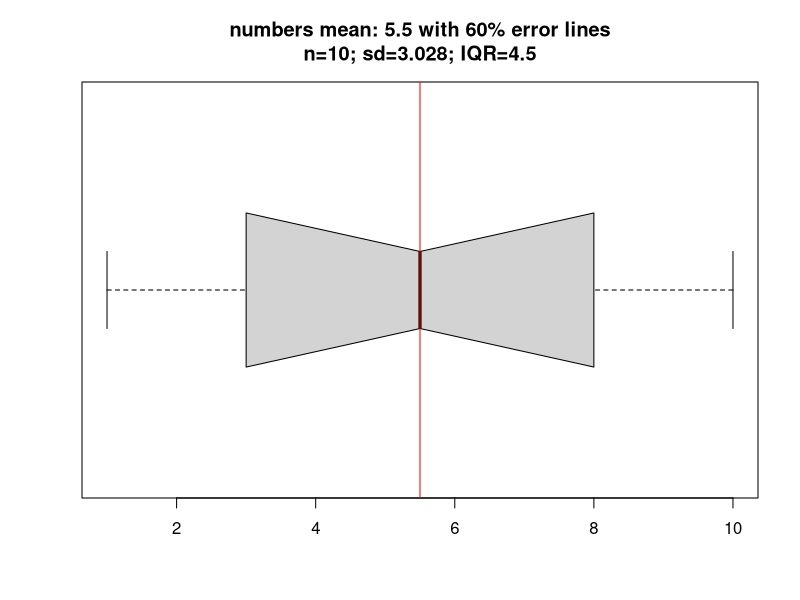
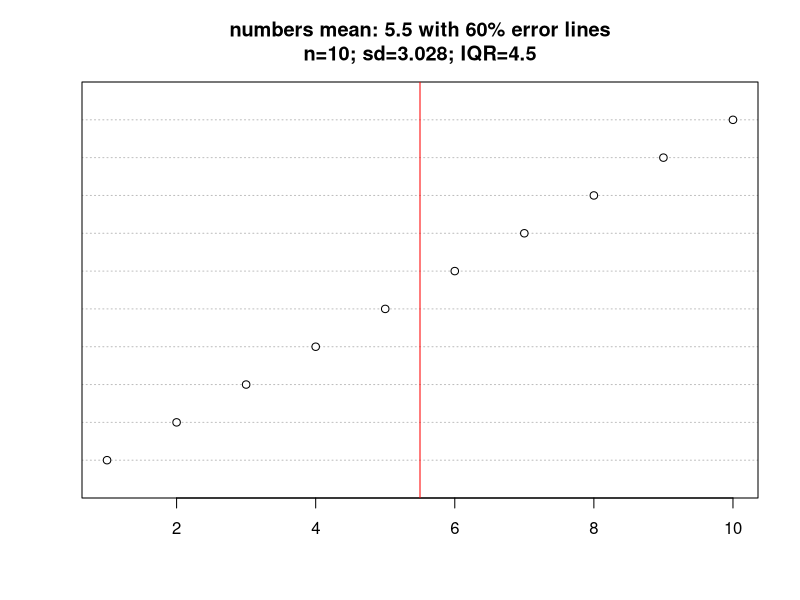
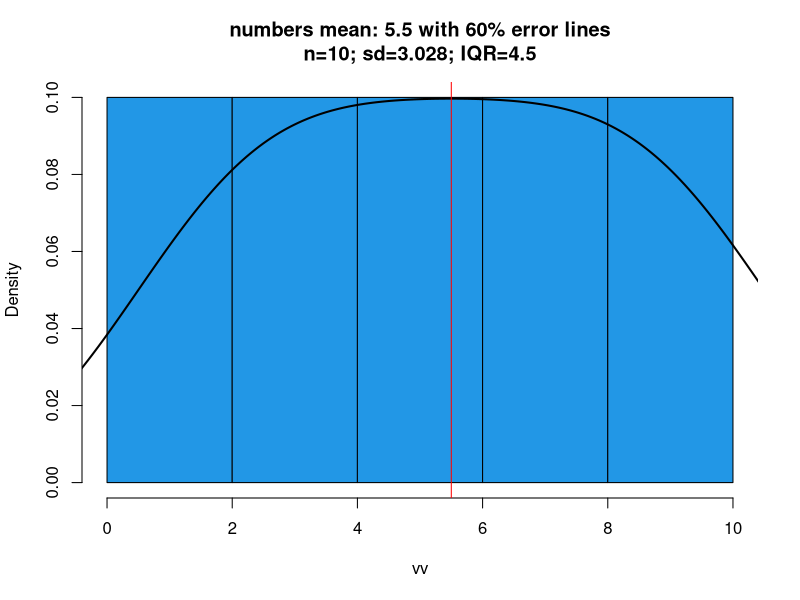
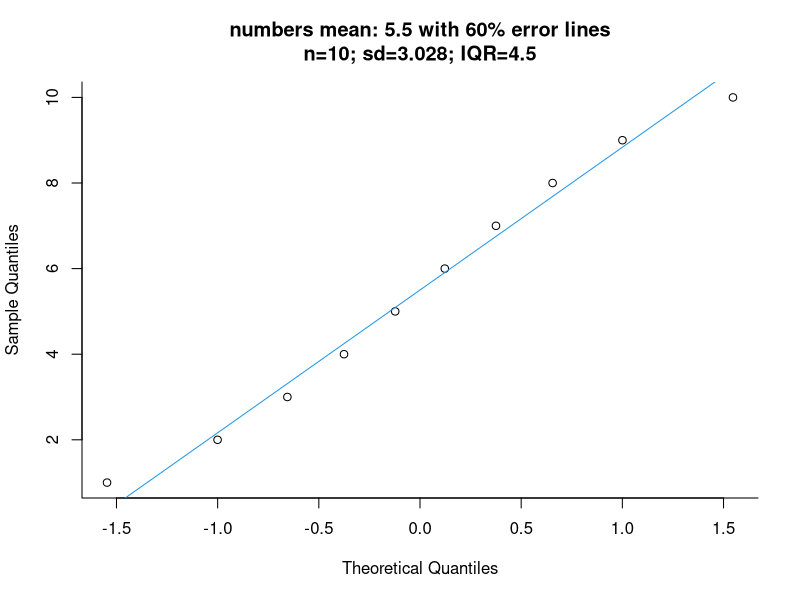

Recreate these plots in R, in order.

gc()
start_time <- Sys.time()

folder <- r"[C:\Users\kelvi\Desktop\xyz]"
output_folder <- r"[C:\Users\kelvi\Desktop\xyz\Graphs]"

folder_locations <- c(folder, output_folder)

# check output folder exists
for (folder_location in folder_locations){
  if (!file.exists(paste(folder_location,sep=""))){
    dir.create(file.path(paste(folder_location,sep="")), recursive=TRUE) # recursive to also build any sub-folders
  }
}

##################################################

number_format <- function(num){
  if (is.na(num)){
    digits <- 0
  }
  else if (num > 0){
    digits <- floor(log10(num)) + 1
  }
  else if (num == 0){
    digits <- 1
  }
  else{
    digits <- floor(log10(abs(num))) + 1
  }
  
  if (digits > 3 | digits < 0){
    value <- formatC(num, format = "e", digits = 2)
    value <- sprintf("%.1e", num)
  }
  else if (digits <= 3 & !is.na(num)){
    value <- format(num, digits=2)
  }
  else {
    value <- 0
  }
  return (value)
}

##################################################

data <- 1:10#c(1,2,3,4,5,6,7,8,9,10)
typer <- rep(c("a","b"),times=5)#c("a","b","a","b","a","b","a","b","a","b")

# make a dataframe
df <- data.frame(data=data, type=typer)

# or read.csv
#df <- read.csv(file, stringsAsFactors=FALSE)

# write data summary
varsum <- summary(df)#data.frame(sapply(df, function(x) c(summary(x))))#, type = class(x)))
write.csv(varsum, file = paste(folder,"\\",'varsum.csv',sep=""),row.names=FALSE)

# rename columns
colnames(df)[1] <- "numbers"
colnames(df)[2] <- "letters"

df[[1]] <- as.integer(df[[1]])

# make date column
df$dater <- as.Date(df$numbers, origin="1970-01-01")

###################################################

# group by methods
dfx <- aggregate(numbers~letters, data=df, FUN=sum)

dfx1 <- tapply(df$numbers, df$letters, sum)

dfx2 <- by(df$numbers, df$letters, sum)

df1 <- split(df$numbers, df$letters)
df2 <- lapply(df1, sum)

dfxx <- data.frame(groups=names(df1), values=sapply(df1,sum))

##################################################


# case when and if else
df <- within(df, {
  y=NA
  y[numbers <= 3]="aaa"
  y[numbers > 3 & numbers <= 6]="bbb"
})

# if else
df$yy <- ifelse(is.na(df$y), "ccc", df$y)

##################################################

# filter df
df2 <- df[df$y=="bbb",]

# get all non numeric columns
df_chr <- df[!sapply(df, is.numeric)]

# get 4th text space from example sentence
text <- "abc def ghi jkl"
txt <- sub("^([^\\s]+\\s+){3}([^\\s]+).*", "\\2", text, perl=TRUE)

##################################################

# graphs

# get sd and mean val
vv <- df[[1]] # column numbers or df$numbers
mean <- mean(vv)
mean_val <- mean(vv)
sd <- sd(vv)
iqr1 <- IQR(vv)

# get standard error (68%)
sd_err <- sd(vv)

# get standard error (95%)
sd_err_95 <- 2* sd(vv)

# determine how many values fall within this range
val_count <- df[df[1] > mean_val - sd_err & df[1] < mean_val + sd_err,]

val_count_95 <- df[df[1] > mean_val - sd_err & df[1] < mean_val + sd_err,]


# as pct
pct_val_count <- round((nrow(val_count)/nrow(df))*100,3)
pct_val_count_95 <- round((nrow(val_count_95)/nrow(df))*100,3)


graph_title <- paste(names(df[1])," mean: ",number_format(mean_val)," with ", pct_val_count_95, "% error lines",
                     "\nn=",length(vv),"; sd=",round(sd_err,3),"; IQR=",round(IQR(vv),3),sep="")

# create boxplot - base R
plot.new()
boxplot(vv, notch = TRUE, horizontal = TRUE, main=graph_title)
abline(v=mean_val,lty=1,col="red")
abline(v=mean_val+sd_err_95,lty=2,col="red")
abline(v=mean_val-sd_err_95,lty=2,col="red")
dev.copy(png, filename=paste(output_folder,"//","_boxplot.png",sep=""), width=30, height=15, units="cm", res=300)
dev.off()

# create dotplot - base R
plot.new()
dotchart(vv, main=graph_title)
abline(v=(mean_val),lty=1,col="red")
abline(v=(mean_val+sd_err_95),lty=2,col="red")
abline(v=(mean_val-sd_err_95),lty=2,col="red")
dev.copy(png, filename=paste(output_folder,"//","_dotplot.png",sep=""), width=30, height=15, units="cm", res=300)
dev.off()

# create probability density plot - base R
plot.new()
hist(vv, freq=FALSE, col=4, main=graph_title, bty = "l")
lines(density(vv), lwd=2)
abline(v=mean_val,lty=1,col="red")
abline(v=mean_val+sd_err_95,lty=2,col="red")
abline(v=mean_val-sd_err_95,lty=2,col="red")
#lines(density(vv, adj=.5), lwd=1)
#lines(density(vv, adj=2), lwd=1.5)
dev.copy(png, filename=paste(output_folder,"//","_prob.png",sep=""), width=30, height=15, units="cm", res=300)
dev.off()

# create qq plot - base R
plot.new()
qqnorm(vv, main=graph_title, bty = "l")
qqline(vv, col=4)
dev.copy(png, filename=paste(output_folder,"//","_qq.png",sep=""), width=30, height=15, units="cm", res=300)
dev.off()

##################################################


end_time <- Sys.time()
print(paste("runtime: ",end_time-start_time,sep=""))

##################################################

# remove locally saved plots
# list all files in folder location, and remove them all
files_del <- list.files(output_folder, pattern = "\\.png$", recursive = TRUE)

for (folder_name in files_del){
   unlink(paste(output_folder,"\\",folder_name,sep=""), recursive = TRUE)
}
